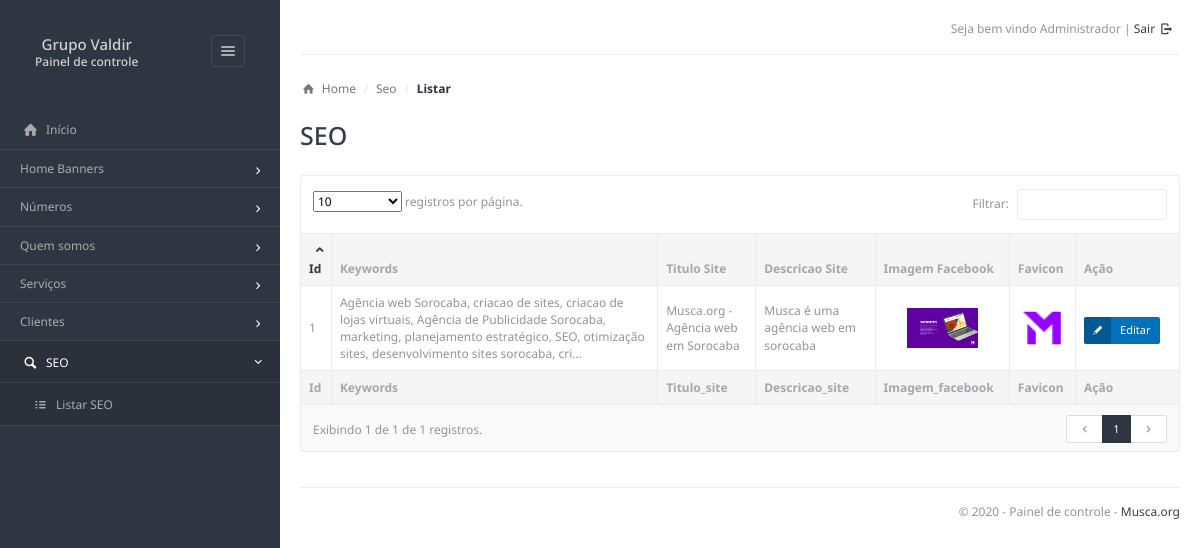
The page /admin/?m=seo&t=listar (signed in) on the database its author committed.
### tables this page shows
CREATE TABLE `adm_usuarios` (
  `id` int(10) UNSIGNED NOT NULL,
  `nome` varchar(100) NOT NULL,
  `usuario` varchar(50) NOT NULL,
  `senha` varchar(50) NOT NULL,
  `nivel` varchar(50) NOT NULL,
  `datetime` datetime NOT NULL
);

CREATE TABLE `seo` (
  `id` int(11) NOT NULL,
  `keywords` varchar(255) NOT NULL,
  `titulo_site` varchar(255) NOT NULL,
  `descricao_site` varchar(255) NOT NULL,
  `imagem_facebook` varchar(255) NOT NULL,
  `favicon` varchar(255) NOT NULL
);

### admin/functions/functions.inc.php (the view, shortened to what this page needs)
<?php
	class Funcoes {
		public function gerarMenu($paginas,$url_painel){
			$menu_pronto = '<ul id="main-menu" class="">';
			if(isset($_GET['m']))
            	$menu_pronto .= '<li><a href="'.$url_painel.'" class="open"><i class="entypo-home"></i><span>Início</span></a></li>';
            else
            	$menu_pronto .= '<li class="opened active"><a href="'.$url_painel.'" class="open"><i class="entypo-home"></i><span>Início</span></a></li>';
            foreach($paginas->paginas_menu as $pagina):
            	if(is_array($pagina)):
            		$class = "";
            		$menu_pronto .= '<li class="'.$class.'"><a href="#">'.$pagina_atual->icone.'<span>'.$pagina[0].'</span></a>';
            		$menu_pronto .= '<ul>';
            		foreach ($pagina as $pagina_submenu):
            			if(is_array($pagina_submenu)):
			            	$menu_pronto .= '<li><a href="#">'.$pagina_atual->icone.'<span>'.$pagina_submenu[0].'</span></a>';
					        $menu_pronto .= '<ul>';
        					foreach ($pagina_submenu as $pagina_sub_submenu):
	            				if($pagina_sub_submenu <> $pagina_submenu[0]):
		            				$pagina_atual = new Paginas($pagina_sub_submenu);
					            	$menu_pronto .= '<li><a href="#">'.$pagina_atual->icone.'<span>'.$pagina_atual->titulo.'</span></a>';
					        		$menu_pronto .= '<ul>';
					                if(isset($pagina_atual->operacoes)):
					                    foreach($pagina_atual->operacoes as $operacao_atual):
					                    	if($operacao_atual == 'listar') $icone = '<i class="entypo-list"></i>';
					                    	if($operacao_atual == 'inserir') $icone = '<i class="entypo-list-add"></i>';
					                        if($operacao_atual <> 'editar' && $operacao_atual <> 'deletar' && $operacao_atual <> 'mail')
					                            $menu_pronto .= '<li><a href="?m='.$pagina_atual->tabela.'&t='.$operacao_atual.'">'.$icone.ucfirst($operacao_atual).' '.$pagina_atual->titulo.'</a></li>';
					                    endforeach;
					                endif;
					                $menu_pronto .= '</ul>';
					        	endif;
				                $menu_pronto .= '</li>';
					        endforeach;
						    $menu_pronto .= '</ul>';
						    $menu_pronto .= '</li>';
	            		else:
	            			if($pagina_submenu <> $pagina[0]):
	            				$pagina_atual = new Paginas($pagina_submenu);
				            	$menu_pronto .= '<li><a href="#">'.$pagina_atual->icone.'<span>'.$pagina_atual->titulo.'</span></a>';
				                if(isset($pagina_atual->operacoes)):
				                    $menu_pronto .= '<ul>';
				                    foreach($pagina_atual->operacoes as $operacao_atual):
				                    	if($operacao_atual == 'listar') $icone = '<i class="entypo-list"></i>';
				                    	if($operacao_atual == 'inserir') $icone = '<i class="entypo-list-add"></i>';
				                        if($operacao_atual <> 'editar' && $operacao_atual <> 'deletar' && $operacao_atual <> 'mail')
				                            $menu_pronto .= '<li><a href="?m='.$pagina_atual->tabela.'&t='.$operacao_atual.'">'.$icone.ucfirst($operacao_atual).' '.$pagina_atual->titulo.'</a></li>';
				                    endforeach;
				                    $menu_pronto .= '</ul>';
				                endif;
				                $menu_pronto .= '</li>';
	            			endif;
	            		endif;
            		endforeach;
            		$menu_pronto .= '</ul>';
            		$menu_pronto .= '</li>';
            	else:
            		$class = "";
            		if(isset($_GET['m'])):
            			if($_GET['m'] == $pagina):
            				$class = "active opened";
            			endif;
            		endif;
	                $pagina_atual = new Paginas($pagina);
	            	$menu_pronto .= '<li class="'.$class.'"><a href="#">'.$pagina_atual->icone.'<span>'.$pagina_atual->titulo.'</span></a>';
	                if(isset($pagina_atual->operacoes)):
	                    $menu_pronto .= '<ul>';
	                    foreach($pagina_atual->operacoes as $operacao_atual):
	                    	if($operacao_atual == 'listar') $icone = '<i class="entypo-list"></i>';
	                    	if($operacao_atual == 'inserir') $icone = '<i class="entypo-list-add"></i>';
	                        if($operacao_atual <> 'editar' && $operacao_atual <> 'deletar' && $operacao_atual <> 'mail')
	                            $menu_pronto .= '<li><a href="?m='.$pagina_atual->tabela.'&t='.$operacao_atual.'">'.$icone.ucfirst($operacao_atual).' '.$pagina_atual->titulo.'</a></li>';
	                    endforeach;
	                    $menu_pronto .= '</ul>';
	                endif;
	                $menu_pronto .= '</li>';
	            endif;
            endforeach;
            $menu_pronto .= '</ul>';
            return $menu_pronto;
        }
		public function gerarLista($campos,$campoID,$tabela,$modulo,$camposPagina){
			$tabela_gerada = '<div class="row"><div class="col-md-12">';
			$tabela_gerada .= '<table class="table table-bordered datatable" id="lista-dados">';
			$tabela_gerada .= '<thead><tr>';
			foreach($campos as $campos_h => $campo):
				if(is_array($campo)):
					if($campo[0]=='editar'){
						$tabela_gerada .= '<th>Ação</th>';
					}else{
						$tabela_gerada .= '<th>'.ucfirst($campo[0]).'</th>';
					}
				else:
					$tabela_gerada .= '<th>'.ucwords(str_replace("_"," ",$campo)).'</th>';
				endif;
			endforeach;
			$tabela_gerada .= '</tr></thead>';
			$tabela_gerada .= '<tbody>';
			$sql = mysql_query("SELECT * FROM $tabela ORDER BY $campoID DESC");
			while($row = mysql_fetch_array($sql)):
				$tabela_gerada .= '<tr class="odd gradeX">';
				foreach($campos as $campos_b => $campo_b):
					if(is_array($campo_b)):
						$tabela_gerada .= '<td class="center">';
						switch($campos_b):
							case 'acao':
								foreach ($campo_b as $campos_a => $campo_a):
									if($campo_a == 'editar'):
										$tabela_gerada .= '<a href="?m='.$modulo.'&t=editar&id='.$row[$campoID].'" title="Editar" class="btn_acoes btn btn-blue btn-sm btn-icon icon-left"><i class="entypo-pencil"></i>Editar</a>';
									elseif($campo_a == 'deletar'):
										$tabela_gerada .= '<a href="?m='.$modulo.'&t=deletar&id='.$row[$campoID].'" title="Deletar" class="btn_acoes btn btn-red btn-sm btn-icon icon-left"><i class="entypo-cancel"></i>Deletar</a>';
									elseif($campo_a == 'mail'):
										$tabela_gerada .= '<a href="mailto:'.$row['email'].'" title="Enviar E-mail" class="btn btn-default btn-sm btn-icon icon-left"><i class="entypo-mail"></i>Enviar E-mail</a>';
									endif;
								endforeach;
							break;
						endswitch;
						$tabela_gerada .= '</td>';
					else:
						if(isset($camposPagina[$campo_b][1]) && $camposPagina[$campo_b][1] == 'upload-img'):
							if($row[$campo_b] <> ''):
								$tabela_gerada .= '<td style="text-align:center;"><img src="'.$camposPagina[$campo_b][2].$row[$campo_b].'" height="40" title="'.$camposPagina[$campo_b][2].$row[$campo_b].'"></td>';
							else:
								$tabela_gerada .= '<td>[Sem imagem]</td>';
							endif;
						elseif(isset($camposPagina[$campo_b][1]) && $camposPagina[$campo_b][1] == 'date'):
							$tabela_gerada .= '<td>'.$this->desconverteData($row[$campo_b]).'</td>';
						else:
							$tabela_gerada .= '<td>'.$this->trataTexto($row[$campo_b]).'</td>';
						endif;
					endif;
				endforeach;
				$tabela_gerada .= '</tr>';
			endwhile;
			$tabela_gerada .= '</tbody>';
			$tabela_gerada .= '<tfoot><tr>';
			foreach($campos as $campos_h => $campo):
				if(is_array($campo)):
					if($campo[0]=='editar'){
						$tabela_gerada .= '<th>Ação</th>';
					}else{
						$tabela_gerada .= '<th>'.ucfirst($campo[0]).'</th>';
					}
				else:
					$tabela_gerada .= '<th>'.ucfirst($campo).'</th>';
				endif;
			endforeach;
			$tabela_gerada .= '</tr></tfoot>';
			$tabela_gerada .= '</table>';
			$tabela_gerada .= '</div></div>';
			return $tabela_gerada;
		}
		function trataTexto($texto,$tamMax = 200){
			if(strlen($texto) > $tamMax)
			   $novo_texto = substr(strip_tags($texto),0,$tamMax).'...';
			else
			   $novo_texto = $texto;
			return $novo_texto;
		}
	}
?>

### admin/index.php (shortened to what this page needs)
<?php
    require 'editar/configuracoes.inc.php';
    require 'editar/paginas.class.php';
	require 'functions/functions.inc.php';
?>
<!doctype html>
<html lang="pt">
<head>
    <link rel="stylesheet" href="css/reset.css" />
    <link rel="stylesheet" href="css/main.css" />
    <link rel="stylesheet" href="tema/js/jquery-ui/css/no-theme/jquery-ui-1.10.3.custom.min.css"  id="style-resource-1">
    <link rel="stylesheet" href="tema/css/font-icons/entypo/css/entypo.css"  id="style-resource-2">
    <link rel="stylesheet" href="tema/css/font-icons/entypo/css/animation.css"  id="style-resource-3">
    <link rel="stylesheet" href="tema/css/neon.css"  id="style-resource-5">
</head>
<body class="page-body">
    <div class="page-container">
        <?php
            $functions = new Funcoes();
            $banco = new Banco();
            include 'functions/menu.inc.php';
        ?>
        <div class="main-content">
            <div class="row">
                <div class="col-md-12 clearfix hidden-xs">
                    <ul class="list-inline links-list pull-right">
                        <li>
                            <?php
                                $id=$_SESSION['usuarioID'];
                                $sql=mysql_query("SELECT * FROM adm_usuarios WHERE id='$id'");
                                $e=mysql_fetch_assoc($sql);
                            ?>
                            Seja bem vindo <?php echo ucfirst($e['nome']); ?> | <a href="logout.php">Sair <i class="entypo-logout right"></i></a>
                        </li>
                    </ul>
                </div>
            </div>
            <hr />
            <?php
                if(isset($_GET['m']) && isset($_GET['t'])):
                    $modulo = $_GET['m'];
                    $tela = $_GET['t'];
            ?>
                <ol class="breadcrumb bc-3">
                    <li><a href="<?php echo $url_painel; ?>"><i class="entypo-home"></i>Home</a></li>
                    <li><a href="<?php echo $url_painel.'?m='.$modulo.'&t='.$tela; ?>"><?php echo ucwords(str_replace("_"," ",$modulo)); ?></a></li>
                    <li class="active"><strong><?php echo ucfirst($tela); ?></strong></li>
                </ol>
            <?php
                    $pagina = new Paginas($modulo);
                    echo '<h2>'.$pagina->titulo.'</h2><br>';
                    if(isset($_POST['acao_form'])):
                        if(isset($_GET['id']))
                            $db = $functions->popularCampos($modulo,$pagina->campoID,$_GET['id']);
                        else
                            $db = null;
                        switch ($acao_form):
                            case 'editar':
                                if($functions->salvarDados($pagina->campos,$_POST,$_FILES,$pagina->campoID,$db,$tela,$banco,$pagina->tabela) > 0):
                                    $functions->printMSG("Dados alterados com sucesso. <a href='?m=".$modulo."&t=listar'><strong>Exibir registros</strong>.</a>","sucesso");
                                    unset($_POST);
                                else:
                                    $functions->printMSG("Nenhum dado foi alterado. <a href='?m=".$modulo."&t=listar'><strong>Exibir registros</strong>.</a>","alerta");
                                endif;
                            break;
                            case 'inserir':
                                if($functions->salvarDados($pagina->campos,$_POST,$_FILES,$pagina->campoID,$db,$tela,$banco,$pagina->tabela) > 0):
                                    $functions->printMSG("Dados alterados com sucesso. <a href='?m=".$modulo."&t=listar'><strong>Exibir registros</strong>.</a>","sucesso");
                                    unset($_POST);
                                else:
                                    $functions->printMSG("Nenhum dado foi alterado. <a href='?m=".$modulo."&t=listar'><strong>Exibir registros</strong>.</a>","alerta");
                                endif;
                            break;
                            case 'deletar':
                                if($functions->deletarRegistro($_POST,$pagina->campoID,$banco) > 0):
                                    $functions->printMSG("Excluido com sucesso. <a href='?m=".$modulo."&t=listar'><strong>Exibir registros</strong>.</a>","sucesso");
                                    unset($_POST);
                                else:
                                    $functions->printMSG("Nenhum dado foi alterado. <a href='?m=".$modulo."&t=listar'><strong>Exibir registros</strong>.</a>","alerta");
                                endif;
                            break;
                        endswitch;
                    else:
                        switch($tela):
                            case 'listar':
                                echo $functions->gerarLista($pagina->listar,$pagina->campoID,$pagina->tabela,$modulo,$pagina->campos);
                            break;
                        endswitch;
                    endif;
                else:
                   include("home.php");
                endif;
            ?>
            <footer class="main">
                <div class="pull-right">
                    &copy; <?php echo date('Y'); ?> - Painel de controle - <a href="http://musca.org/" target="_blank">Musca.org</a>
                </div>
            </footer>
        </div>
    </div>
    <link rel="stylesheet" href="tema/js/wysihtml5/bootstrap-wysihtml5.css"  id="style-resource-1">
</body>
</html>

### rows shown on the page
adm_usuarios: nome "Administrador"
seo: id "1", keywords "Agência web Sorocaba, criacao de sites, criacao de lojas virtuais, Agência de Publicidade Sorocaba, marketing, planejamento estratégico, SEO, otimização sites, desenvolvimento sites sorocaba, cri...", titulo_site "Musca.org - Agência web em Sorocaba", descricao_site "Musca é uma agência web em sorocaba", imagem_facebook (picture), favicon (picture)

### other values the page prints
NOME_SITE "Grupo Valdir"
$pagina_atual->titulo "Home Banners"
$pagina_atual->titulo "Números"
$pagina[0] "Quem somos"
$pagina[0] "Serviços"
$pagina_atual->titulo "Clientes"
$pagina_atual->titulo "SEO"
$operacao_atual "Listar"
str_replace("_"," ",$modulo) "Seo"
$tela "Listar"
$pagina->titulo "SEO"
str_replace("_"," ",$campo) "Id"
str_replace("_"," ",$campo) "Keywords"
str_replace("_"," ",$campo) "Titulo Site"
str_replace("_"," ",$campo) "Descricao Site"
